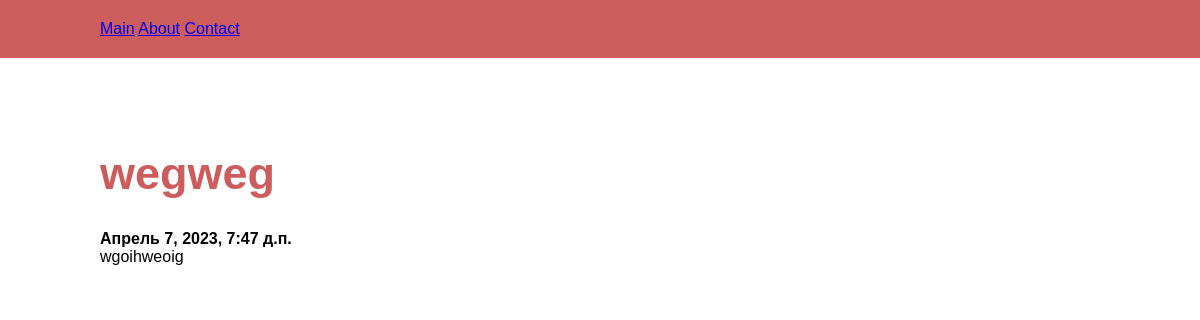
The page /post/view/7/ on the database as committed earlier.
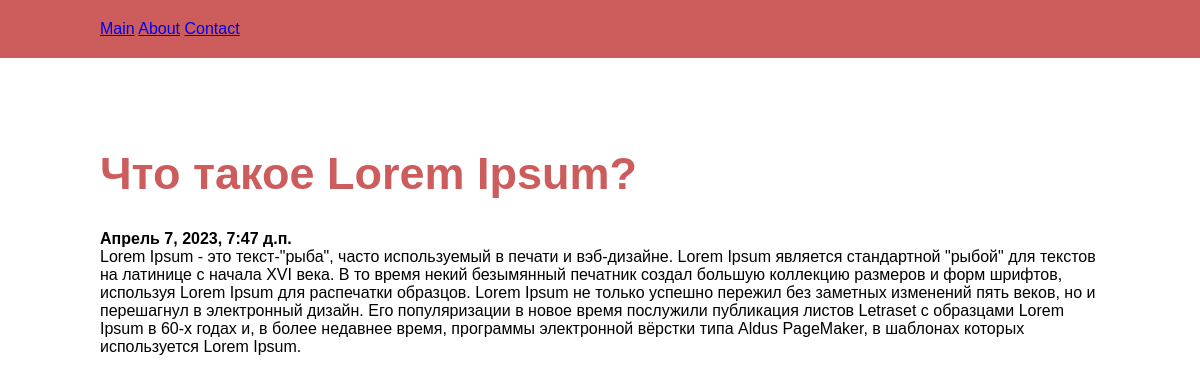
The same page on the database as committed later.
### crudApp/models.py (models this page shows, shortened)
class Post(models.Model):
    title = models.CharField("Загаловок", max_length=255, null=True, blank=True)
    content = models.TextField("Контент", null=True, blank=True)
    postDate = models.DateTimeField("Дата и время публикации", default=datetime.now)
    class Meta:
        verbose_name = "Пост"
        verbose_name_plural = "Посты"

### crudApp/views.py (the view)
# urls.py: path('post/view/<int:pk>/', views.postDetail, name='postDetail'),
def postDetail(request, pk):
    post = get_object_or_404(Post, pk=pk)
    return render(request, "post-detail.html", {
        'post': post
    })

### crudApp/templates/post-detail.html (shortened to what this page needs)
{% extends 'base.html' %}
{% block content %}
    <main class="main">
        <div class="container">
            <h2 class="title">{{ post.title }}</h2>
            <h4>{{ post.postDate }}</h4>
            <p>{{ post.content }}</p>
        </div>
    </main>
{% endblock %}

### crudApp/templates/base.html (shortened to what this page needs)
{% load static %}
<!DOCTYPE html>
<html lang="en">
<head>
    <link rel="stylesheet" href="{% static './css/style.css' %}">
</head>
<body>
    <header class="header">
        <div class="container">
                <div class="dekstop-menu">
                    <a href="{% url 'homePage' %}">Main</a>
                    <a href="{% url 'aboutPage' %}">About</a>
                    <a href="contact.html">Contact</a>
                </div>
        </div>
    </header>
    {% block content%}
    {% endblock %}
</body>
</html>

### crudApp/static/css/style.css (style rules this page uses)
* { padding: 0; margin: 0; box-sizing: border-box; font-family: sans-serif; }
.container { margin-left: 100px; margin-right: 100px; }
.header { padding: 20px 0; background-color: rgb(205, 92, 92); }
.main { padding: 90px 0; }
.title { font-size: 45px; color: rgb( 205, 92, 92); margin-bottom: 30px; }

Rows that differ between the two databases and show on the page:
changed Post: title "wegweg" → "Что такое Lorem Ipsum?"; content "wgoihweoig" → "Lorem Ipsum - это текст-\"рыба\", часто используемый в печати и вэб-дизайне. Lorem Ipsum является стандартной \"рыбой\" для текстов на латинице с начала XVI века. В то время некий безымянный печатник создал большую коллекцию размеров и форм шрифтов, используя Lorem Ipsum для распечатки образцов. Lorem Ipsum не только успешно пережил без заметных изменений пять веков, но и перешагнул в электронный дизайн. Его популяризации в новое время послужили публикация листов Letraset с образцами Lorem Ipsum в 60-х годах и, в более недавнее время, программы электронной вёрстки типа Aldus PageMaker, в шаблонах которых используется Lorem Ipsum."
